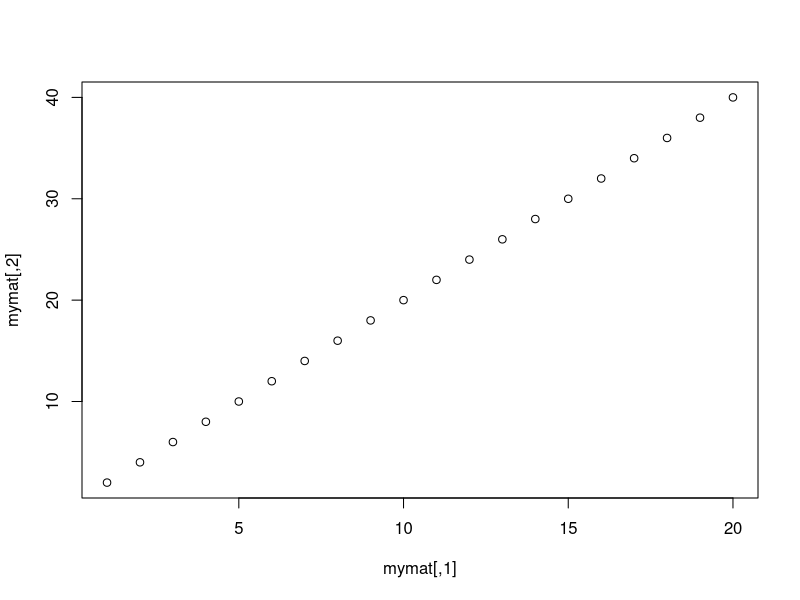
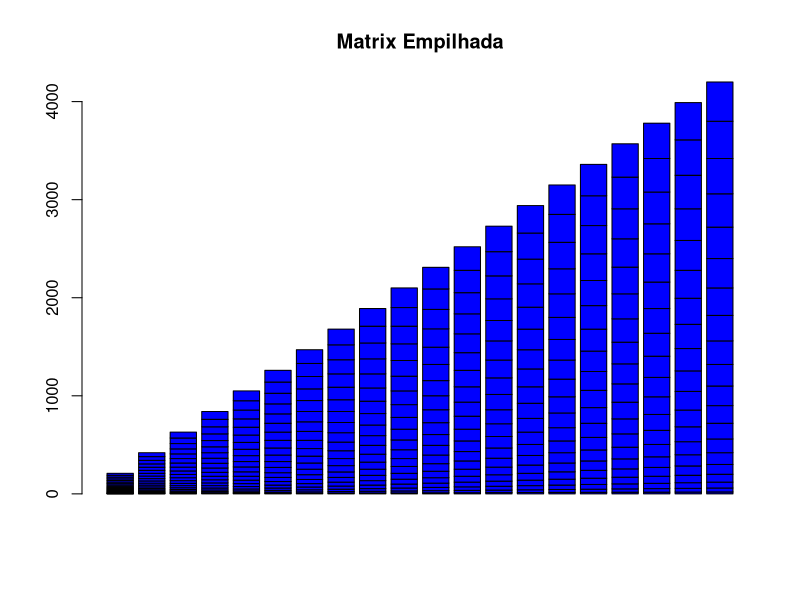
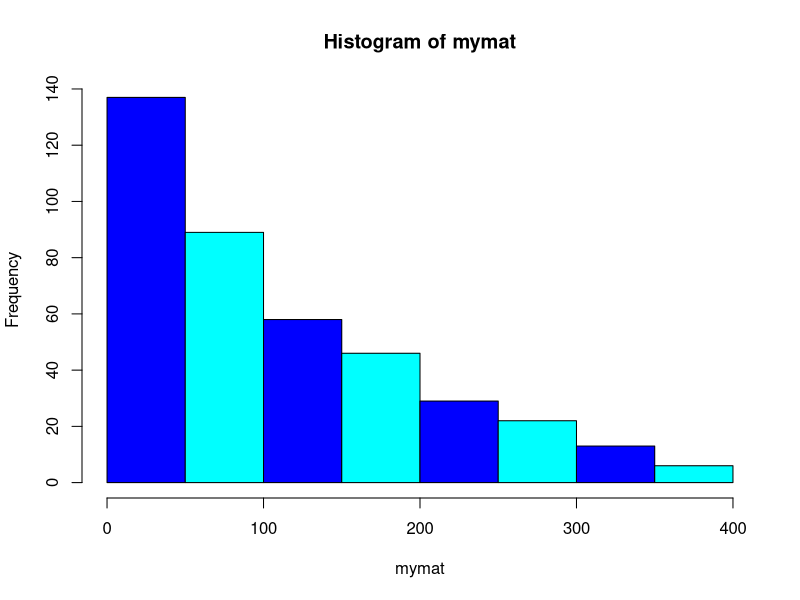
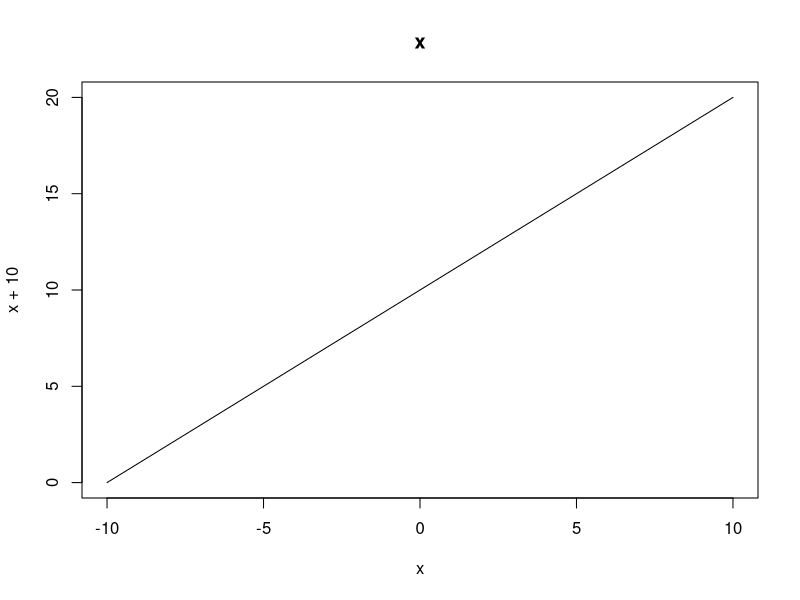
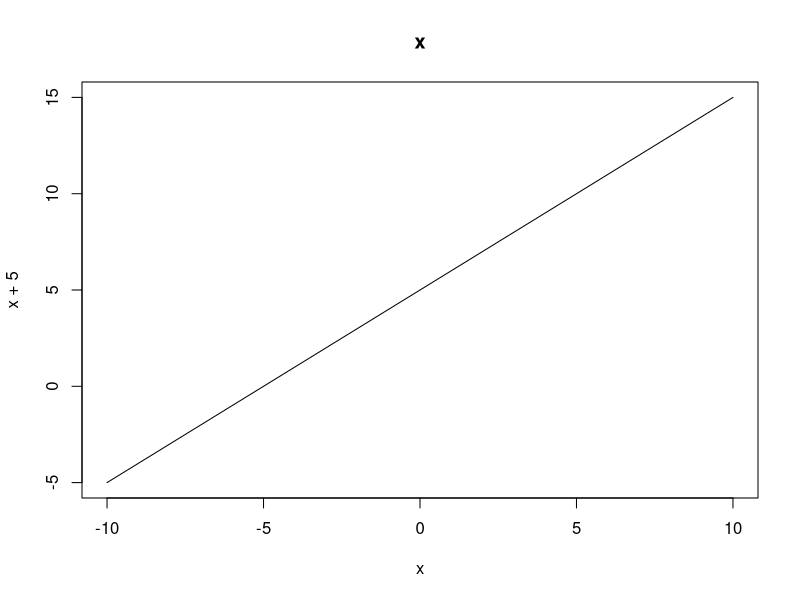

R code for these plots, in order:
cities <- c('Bahia', 'São paulo', 'Americana')
cities

for (i in cities) {
  print(i)
}

mymat <- matrix(nrow = 20, ncol = 20)
mymat

for (i in 1:dim(mymat)[1]) {
  for (j in 1:dim(mymat)[1]) {
    mymat[i,j] = i*j
  }
}

plot(mymat)

barplot(mymat, main="Matrix Empilhada", horiz = FALSE, col = 'blue')

pilhamaior <- sum(mymat[20,])
pilhamaior

pilhamaior <- sum(mymat[10,])
pilhamaior

hist(mymat, col = c('blue','cyan'))

curve(x+10, from = -10, to = 10, main = "x")

curve(x+5, from = -10, to = 10, main = "x")

i <- 1
while (i <= 6) {
  print(i)
  i = i+1
}

x <- 1
repeat {
  print(x)
  x = x+1
  if (x ==6) {
    break
  }
}

x <- 1:5 
for (val in x) {
  if (val == 3) {
    break
  }
  print(val)
}

x <- 1:5
for (val in x) {
  if (val ==3) {
    next
  }
  print(val)
}
